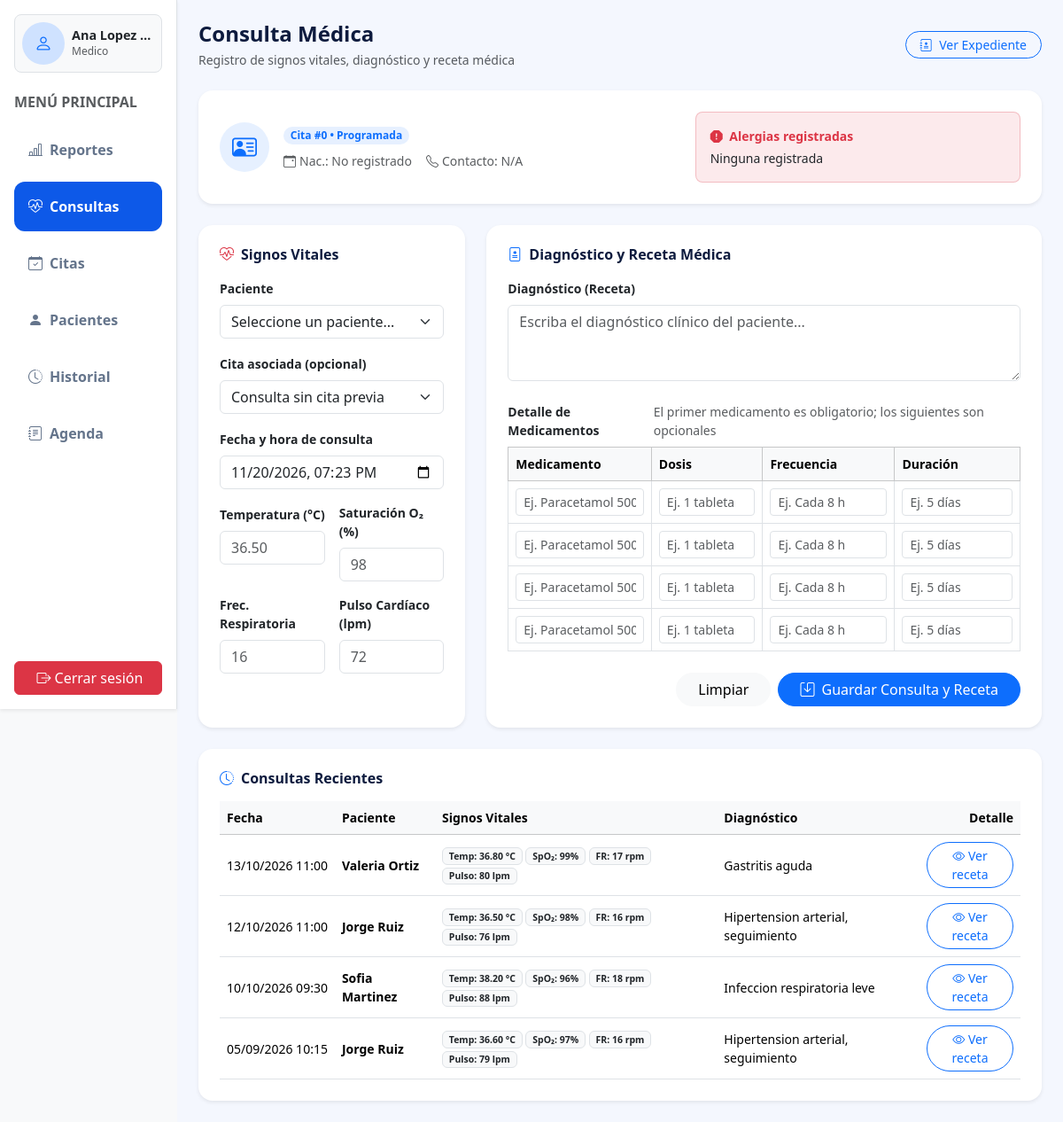
The app's page /Sistema_De_Gestion_CExp/views/consultas.php (signed in) with its own data.
### tables this page shows
CREATE TABLE IF NOT EXISTS consulta(
	id_consulta INT AUTO_INCREMENT PRIMARY KEY,
	id_paciente int NOT NULL,
	id_receta int NOT NULL,
    id_cita int NULL,
    fecha DATETIME DEFAULT CURRENT_TIMESTAMP,
	temperatura decimal(4,2) NOT NULL,
	saturacion_oxigeno int NOT NULL,
	frecuencia_respiratoria int NOT NULL,
	pulso_cardiaco int NOT NULL,
	CONSTRAINT fk_paciente_consulta FOREIGN KEY (id_paciente) REFERENCES paciente(id_paciente) ON DELETE RESTRICT,
	CONSTRAINT fk_receta_consulta FOREIGN KEY (id_receta) REFERENCES receta(id_receta) ON DELETE RESTRICT,
    CONSTRAINT fk_cita_consulta FOREIGN KEY (id_cita) REFERENCES cita(id_cita) ON DELETE SET NULL
);

CREATE TABLE IF NOT EXISTS receta(
	id_receta INT AUTO_INCREMENT PRIMARY KEY,
	diagnostico text,
	fecha DATETIME DEFAULT CURRENT_TIMESTAMP
);

### Sistema_De_Gestion_CExp/views/consultas.php (the view, shortened to what the rows shown need)
<?php
require_once '../config/auth.php';
require_once '../controllers/consultaController.php';
if (empty($vista)) {
    require __DIR__ . '/../templatesReutilizables/template.base.php';
    return;
}
$datos_consultas     = obtenerDatosConsultas($_GET['id_paciente'] ?? 0, $_GET['id_cita'] ?? 0);
$consultas_recientes = $datos_consultas['consultas_recientes'] ?? [];
?>
<?php if (tienePermiso('add_consultation')): ?>
<form action="../controllers/consultaController.php" method="POST" class="row g-4">
    <div class="col-8">
        <section class="bg-white p-4 rounded-4 shadow-sm h-100">
            <div class="mb-3">
                <div class="table-responsive">
                    <table class="table table-bordered align-middle mb-0">
                        <thead class="table-light small">
                            <tr>
                                <th>Medicamento</th>
                                <th>Dosis</th>
                                <th>Frecuencia</th>
                                <th>Duración</th>
                            </tr>
                        </thead>
                    </table>
                </div>
            </div>
        </section>
    </div>
</form>
<?php else: ?>
    <div class="alert alert-warning rounded-4 shadow-sm mb-4">
        <i class="bi bi-lock-fill me-2"></i>No tienes permiso asignado para registrar nuevas consultas médicas.
    </div>
<?php endif; ?>
<section class="bg-white p-4 rounded-4 shadow-sm mt-4">
    <div class="table-responsive">
        <table class="table table-hover align-middle mb-0">
            <thead class="table-light small">
                <tr>
                    <th>Fecha</th>
                    <th>Paciente</th>
                    <th>Signos Vitales</th>
                    <th>Diagnóstico</th>
                    <th class="text-end">Detalle</th>
                </tr>
            </thead>
            <tbody>
                <?php if (empty($consultas_recientes)): ?>
                    <tr>
                        <td colspan="5" class="text-center text-muted py-4">No hay consultas registradas recientemente.</td>
                    </tr>
                <?php else: ?>
                    <?php foreach ($consultas_recientes as $cons): ?>
                        <tr>
                            <td class="small text-nowrap"><time><?= htmlspecialchars(date('d/m/Y H:i', strtotime($cons['fecha']))) ?></time></td>
                            <td class="fw-semibold small"><?= htmlspecialchars($cons['paciente_nombre']) ?></td>
                            <td class="small">
                                <span class="badge bg-light text-dark border">Temp: <?= htmlspecialchars($cons['temperatura']) ?> °C</span>
                                <span class="badge bg-light text-dark border">SpO₂: <?= (int)$cons['saturacion_oxigeno'] ?>%</span>
                                <span class="badge bg-light text-dark border">FR: <?= (int)$cons['frecuencia_respiratoria'] ?> rpm</span>
                                <span class="badge bg-light text-dark border">Pulso: <?= (int)$cons['pulso_cardiaco'] ?> lpm</span>
                            </td>
                            <td class="small"><?= htmlspecialchars($cons['diagnostico']) ?></td>
                            <td class="text-end">
                                <button type="button" class="btn btn-sm btn-outline-primary rounded-pill" data-bs-toggle="modal" data-bs-target="#modalConsulta<?= (int)$cons['id_consulta'] ?>">
                                    <i class="bi bi-eye"></i> Ver receta
                                </button>
                            </td>
                        </tr>
                    <?php endforeach; ?>
                <?php endif; ?>
            </tbody>
        </table>
    </div>
</section>

### records on screen
consulta: fecha "13/10/2026 11:00", paciente_nombre "Valeria Ortiz", temperatura "36.80", saturacion_oxigeno "99", frecuencia_respiratoria "17", pulso_cardiaco "80", id_receta.diagnostico "Gastritis aguda"
consulta: fecha "12/10/2026 11:00", paciente_nombre "Jorge Ruiz", temperatura "36.50", saturacion_oxigeno "98", frecuencia_respiratoria "16", pulso_cardiaco "76", id_receta.diagnostico "Hipertension arterial, seguimiento"
consulta: fecha "10/10/2026 09:30", paciente_nombre "Sofia Martinez", temperatura "38.20", saturacion_oxigeno "96", frecuencia_respiratoria "18", pulso_cardiaco "88", id_receta.diagnostico "Infeccion respiratoria leve"
consulta: fecha "05/09/2026 10:15", paciente_nombre "Jorge Ruiz", temperatura "36.60", saturacion_oxigeno "97", frecuencia_respiratoria "16", pulso_cardiaco "79", id_receta.diagnostico "Hipertension arterial, seguimiento"

### other values on screen
$nombre_usuario_sesion "Ana Lopez…"
$rol_usuario_sesion "Medico"
$cita_seleccionada['id_cita'] "0"
$cita_seleccionada['estado'] "Programada"
$paciente_actual['fecha_nacimiento'] "No registrado"
$paciente_actual['contacto'] "N/A"
